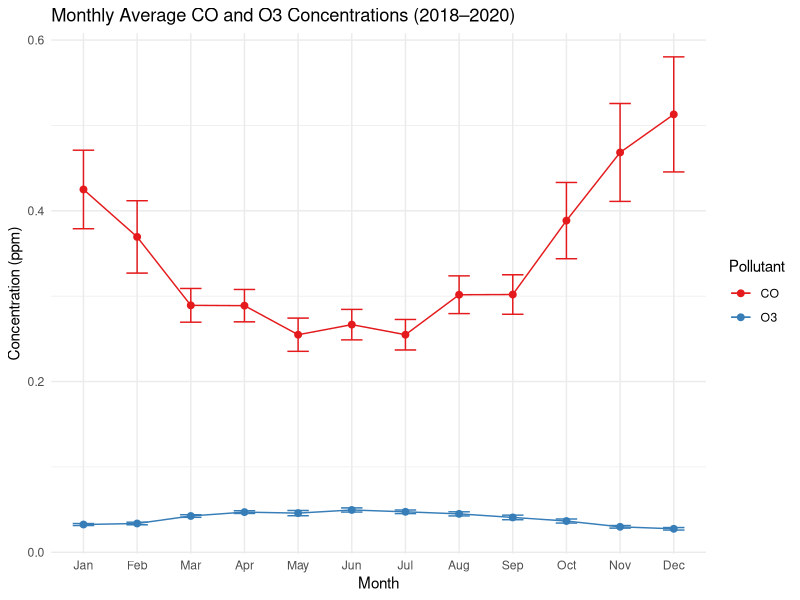
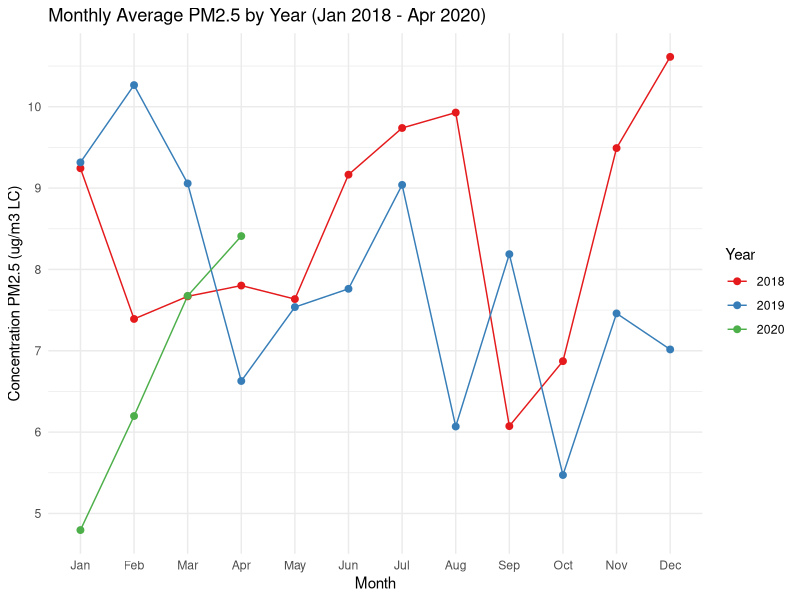

Reproduce these figures in R, in order.
## ---- chunk 1
knitr::opts_chunk$set(
  echo = FALSE,
  warning = FALSE,
  message = FALSE,
  error = FALSE
)

library(dplyr)
library(lubridate)
library(ggplot2)
## ---- chunk 2
# Loading in the data
aq_2018 <- read.csv("AQ_2018.csv")
aq_2019 <- read.csv("AQ_2019.csv")
aq_2020 <- read.csv("AQ_2020.csv")
## ---- chunk 3
# Creating the function
cleaning_data_func <- function(df) {
  df %>%
    # Renaming the variables
    rename(
      CO_Conc = Daily.Max.8.hour.CO.Concentration,
      PM2.5_Conc = Daily.Mean.PM2.5.Concentration,
      Ozone_Conc = Daily.Max.8.hour.Ozone.Concentration
    ) %>%
    # Fixing the date format
    mutate(
      Date = as.Date(Date, format = "%m/%d/%Y")
    ) %>%
    # Replacing negative Concentrations with 0
    mutate(
      across(
        c(CO_Conc, PM2.5_Conc, Ozone_Conc),
        ~ ifelse(.x < 0, 0, .x)
      )
    ) %>%
    # Daily average for multiple entires in a day
    group_by(Date) %>%
    summarise(
      CO_Conc = mean(CO_Conc, na.rm = TRUE),
      PM2.5_Conc = mean(PM2.5_Conc, na.rm = TRUE),
      Ozone_Conc = mean(Ozone_Conc, na.rm = TRUE),
      .groups = "drop"
    ) %>%
    # Removing any duplicate rows
    distinct(Date, .keep_all = TRUE)
}
## ---- chunk 4
# Running the datasets through my cleaning function
clean_aq2018 <- cleaning_data_func(aq_2018)
clean_aq2019 <- cleaning_data_func(aq_2019)
clean_aq2020 <- cleaning_data_func(aq_2020)
## ---- chunk 5
# Prep for plot 1

# Merging all three years into one dataset for ggplot
merged_data <- bind_rows(clean_aq2018, clean_aq2019, clean_aq2020)

# Monthly averages and CI prep of CO and O3
monthly_av <- merged_data %>%
  mutate(month = month(Date, label = TRUE, abbr = TRUE)) %>%
  group_by(month) %>%
  summarize(
    CO_mean = mean(CO_Conc, na.rm = TRUE),
    CO_se = sd(CO_Conc, na.rm = TRUE) / sqrt(sum(!is.na(CO_Conc))),
    O3_mean = mean(Ozone_Conc, na.rm = TRUE),
    O3_se = sd(Ozone_Conc, na.rm = TRUE) / sqrt(sum(!is.na(Ozone_Conc)))
  ) %>%
  mutate(
    CO_lower = CO_mean - 1.96 * CO_se,
    CO_upper = CO_mean + 1.96 * CO_se,
    O3_lower = O3_mean - 1.96 * O3_se,
    O3_upper = O3_mean + 1.96 * O3_se
  )
## ---- chunk 6
# Plot 1

ggplot(monthly_av, aes(x = month)) +
  # CO layer
  geom_line(aes(y = CO_mean, color = "CO", group = "CO"), linewidth = .5) +
  geom_point(aes(y = CO_mean, color = "CO"), size = 2) +
  geom_errorbar(aes(ymin = CO_lower, ymax = CO_upper, color = "CO"), width = 0.4) +

  # O3 layer
  geom_line(aes(y = O3_mean, color = "O3", group = "O3"), linewidth = .5) +
  geom_point(aes(y = O3_mean, color = "O3"), size = 2) +
  geom_errorbar(aes(ymin = O3_lower, ymax = O3_upper, color = "O3"), width = 0.4) +
  scale_color_brewer(palette = "Set1") +
  labs(
    x = "Month",
    y = "Concentration (ppm)",
    color = "Pollutant",
    title = "Monthly Average CO and O3 Concentrations (2018–2020)",
  ) +
  theme_minimal()
## ---- chunk 7
# Prep for Plot 2

monthly_av_pm <- merged_data %>%
  mutate(
    month = month(Date, label = TRUE, abbr = TRUE),
    year = year(Date)
  ) %>%
  group_by(month, year) %>%
  summarize(mean_PM25 = mean(PM2.5_Conc, na.rm = TRUE))
## ---- chunk 8
# Plot 2

ggplot(data = monthly_av_pm, aes(
  x = month, y = mean_PM25,
  color = factor(year), group = year
)) +
  geom_line(linewidth = .5) +
  geom_point(size = 2) +
  scale_color_brewer(palette = "Set1") +
  theme_minimal() +
  labs(
    x = "Month",
    y = "Concentration PM2.5 (ug/m3 LC)",
    color = "Year",
    title = "Monthly Average PM2.5 by Year (Jan 2018 - Apr 2020)"
  )
